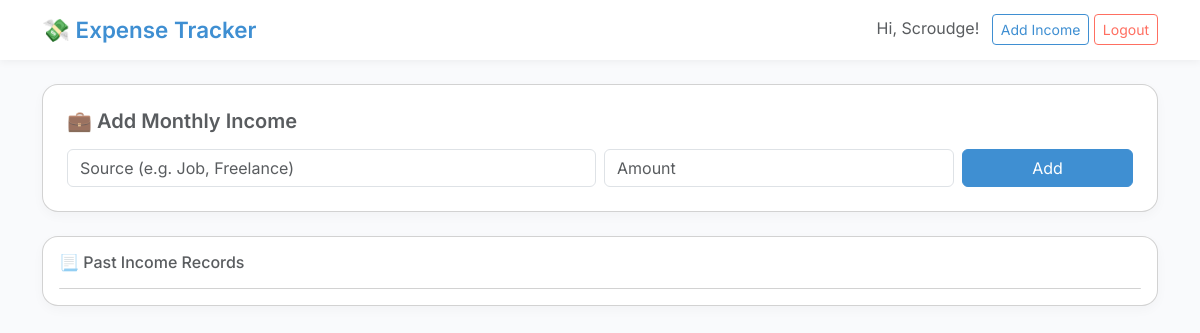
/income (signed in), run on an earlier commit of the app's database.
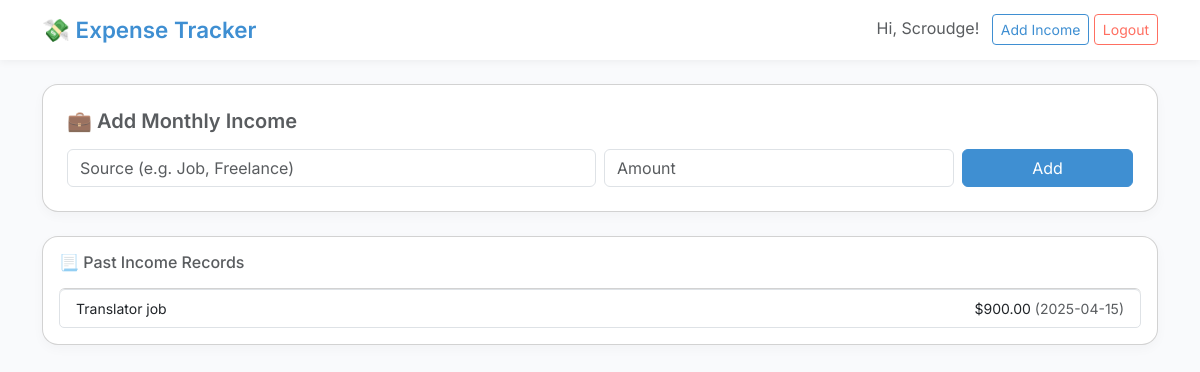
And on a later commit of the database.
### app.py (models this page shows)
class Income(db.Model):
    id = db.Column(db.Integer, primary_key=True)
    source = db.Column(db.String(100), nullable=False)
    amount = db.Column(db.Float, nullable=False)
    date = db.Column(db.DateTime, default=datetime.utcnow)
    user_id = db.Column(db.Integer, db.ForeignKey('user.id'), nullable=False)

### app.py (the view, shortened to what this page needs)
@app.route('/income', methods=['GET', 'POST'])
@login_required
def income():
    incomes = Income.query.filter_by(user_id=current_user.id).order_by(Income.date.desc()).all()
    total_income = sum(i.amount for i in incomes)
    return render_template('income.html', incomes=incomes, total_income=total_income)

### app.py (called while the page is built)
@login_manager.user_loader
def load_user(user_id):
    return User.query.get(int(user_id))

### templates/income.html
{% extends "base.html" %}
{% block content %}
<div class="card p-4 mb-4">
    <h5 class="text-muted mb-3">💼 Add Monthly Income</h5>
    <form method="POST" class="row g-2">
        <div class="col-md-6">
            <input type="text" name="source" class="form-control" placeholder="Source (e.g. Job, Freelance)" required>
        </div>
        <div class="col-md-4">
            <input type="number" step="0.01" name="amount" class="form-control" placeholder="Amount" required>
        </div>
        <div class="col-md-2">
            <button type="submit" class="btn btn-primary w-100">Add</button>
        </div>
    </form>
</div>
<div class="card p-3">
    <h6 class="text-muted mb-3">📃 Past Income Records</h6>
    <ul class="list-group">
        {% for i in incomes %}
        <li class="list-group-item d-flex justify-content-between small">
            <div>{{ i.source }}</div>
            <div>${{ '%.2f' | format(i.amount) }} <span class="text-muted">({{ i.date.strftime('%Y-%m-%d') }})</span>
            </div>
        </li>
        {% endfor %}
    </ul>
</div>
{% endblock %}

What changed in the data, as far as the page shows it:
added Income: source "Translator job", amount "900.00", date "2025-04-15"
